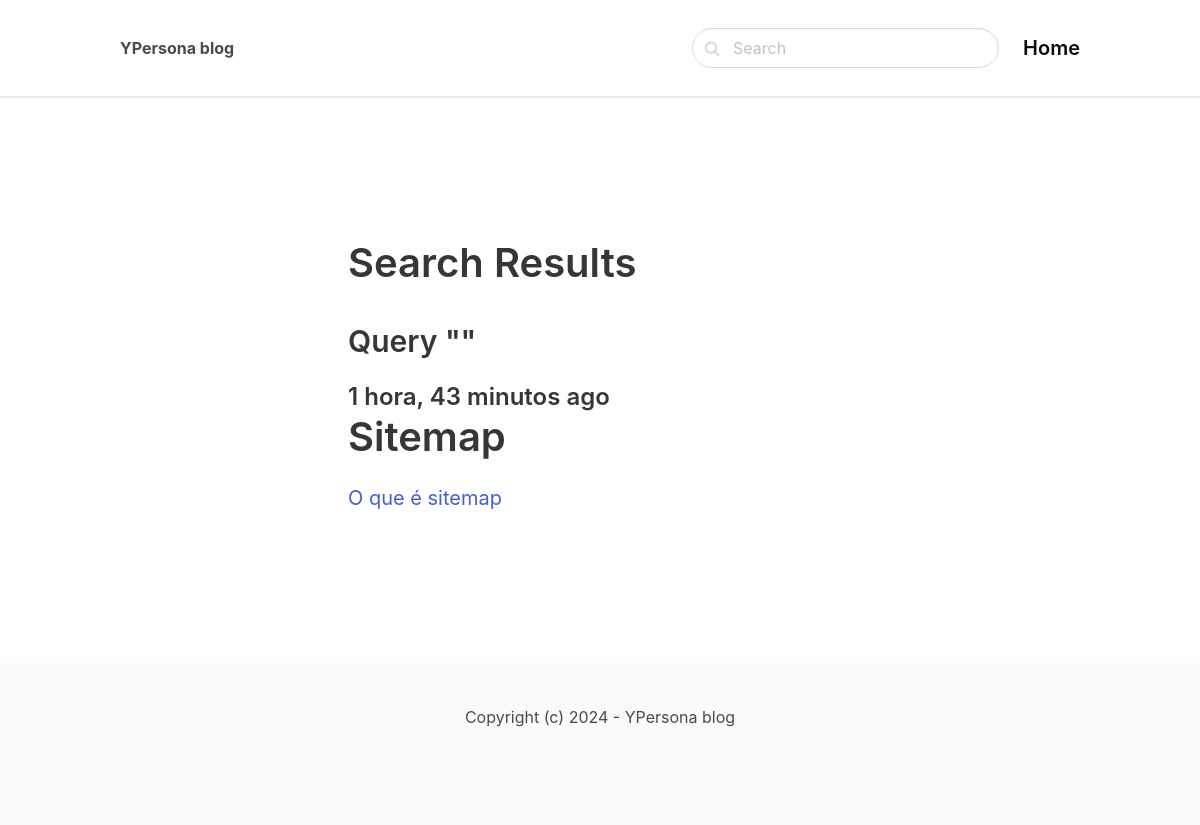
The app's page /search/ with its own data.
### blog/models.py (models this page shows, shortened)
class Post(models.Model):
    ACTIVE = 'active'
    DRAFT = 'draft'
    CHOICES_STATUS = (
        (ACTIVE, 'Active'),
        (DRAFT, 'Draft')
    )
    category = models.ForeignKey(Category, related_name='posts', on_delete=models.CASCADE)
    title = models.CharField(max_length=255)
    slug = models.SlugField()
    intro = models.TextField()
    body = models.TextField()
    created_at = models.DateTimeField(auto_now_add=True)
    status = models.CharField(max_length=10, choices=CHOICES_STATUS, default=ACTIVE)
    image = models.ImageField(upload_to='uploads/', blank=True, null=True) #blank=True it means that is not obrigated on the forms, and null equals True -> means that it can be null on database.
    class Meta:
        ordering = ('-created_at',) #the latest to be created will show first

### blog/views.py (the view)
# urls.py: path('search/', views.search, name='search'),
def search(request):
    query = request.GET.get('query', '')
    posts = Post.objects.filter(status=Post.ACTIVE).filter(Q(title__icontains=query) | Q(intro__icontains=query) | Q(body__icontains=query)) #icontains -> is insensitive to lowercase and capital letters. So, if you're searching for "Python", it would match "python", "PYTHON", "Python", and so on...
    return render(request, 'blog/search.html', {
        'posts': posts,
        'query': query
    })

### blog/templates/blog/search.html (shortened to what this page needs)
{% extends 'core/base.html' %}
{% block content %}
<section class="hero">
    <div class="hero-body">
        <div class="container">
            <section class="section">
                <div class="columns">
                    <div class="column is-8 is-offset-2">
                        <div class="content is-medium">
                            <h1>Search Results</h1>
                            <h3>Query "{{ query }}"</h3>
                        </div>
                        {% for post in posts %}
                        <div class="content is-medium">
                            <a href="{% url 'post_detail' post.category.slug post.slug %}">
                                <h2 class="subtitle is-4">{{ post.created_at|timesince }} ago</h2>
                                <h1 class="title">{{ post.title }}</h1>
                                <p>{{ post.intro }}</p>
                            </a>
                        </div>
                        {% empty %}
                            <div class="content">
                                <p>No result for the given query...</p>
                            </div>
                        {% endfor %}
                    </div>
                </div>
            </section>
        </div>
    </div>
</section>
{% endblock %}

### records on screen
Post: created_at "1 hora, 43 minutos", title "Sitemap", intro "O que é sitemap"
